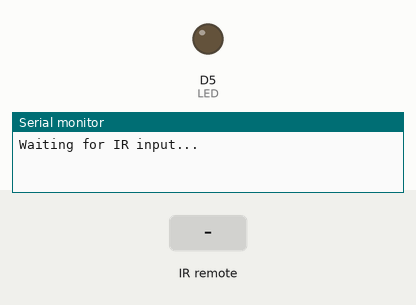
The sketch below on a simulated ESP8266 (NodeMCU). Parts: output pins drawn as LEDs (lit = HIGH), the last lines printed to the serial monitor. The inputs (shaded band) are chosen by the test bench.

Above: at 1.4 s.
1.5 s: infrared code 0xFFA25D received
At 1.9 s:
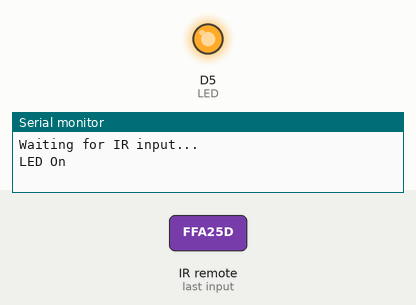
Timing chart, 0 to 4.5 s (numbered marks = the images above; inputs shaded):
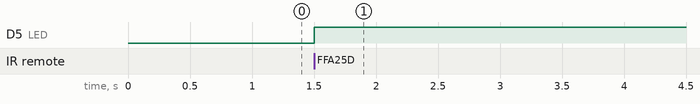

Measured:
- after the input at 1.5 s, D5 (LED): LOW → HIGH at once

The sketch:

IR_Remote_LED.ino
```cpp
#include <IRremoteESP8266.h>
#include <IRrecv.h>
#include <IRutils.h>

#define LED 14 // GPIO14 D5
#define RECV_PIN D1 // GPIO5 D1

unsigned long IR_CODE_1 = 0xFFA25D;
bool status;

IRrecv irrecv(RECV_PIN);
decode_results results;

void setup() {
  Serial.begin(115200);
  irrecv.enableIRIn();
  pinMode(LED, OUTPUT);
  delay(200);
  Serial.println("Waiting for IR input...");
}

void loop() {
  if (irrecv.decode(&results)) {
    if(results.value == IR_CODE_1) {
      status = light("LED", LED, status);
    }
    delay(300);
    irrecv.resume();
  }
}

bool light(String name, uint16_t led, bool status) {
  if(status) {
    Serial.println(name + " off");
    digitalWrite(led, LOW);
  } else {
    Serial.println(name + " On");
    digitalWrite(led, HIGH);
  }
  return !status;
}
```
